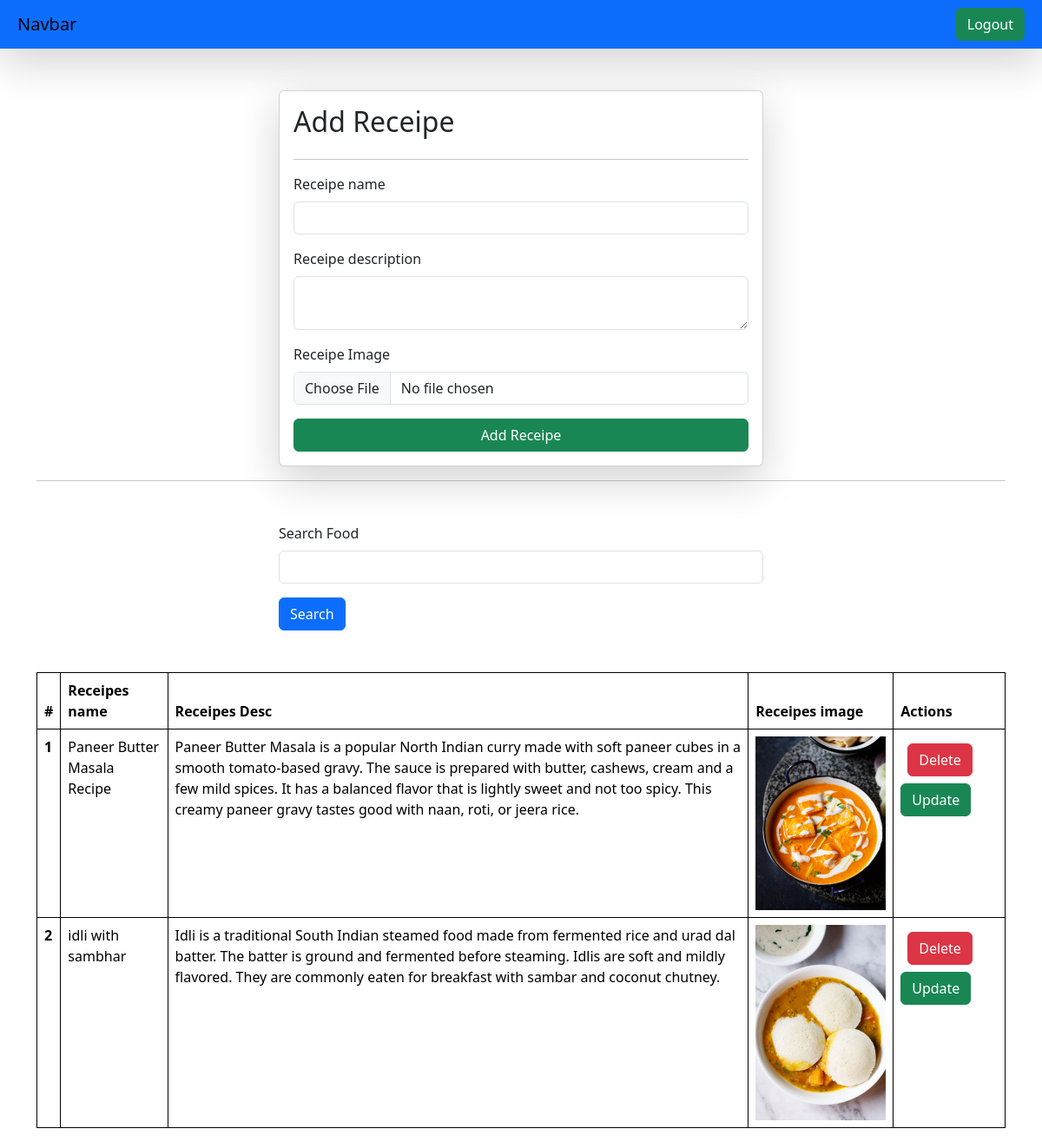
/receipes/ (signed in), run on the app's committed database.
### vege/models.py (models this page shows)
class Receipe(models.Model):
    user = models.ForeignKey(User, on_delete=models.SET_NULL, null=True, blank=True)
    receipe_name = models.CharField(max_length=100)
    receipe_description = models.TextField()
    receipe_image = models.ImageField(upload_to="receipe")
    receipe_view_count = models.IntegerField(default=1)

### vege/views.py (the view, shortened to what this page needs)
# urls.py: path('receipes/' , receipes , name = "receipes"),
@login_required(login_url='/login/')
def receipes(request):
    queryset = Receipe.objects.all()
    if request.GET.get('search'):
      search = request.GET.get('search')
      queryset =queryset.filter(receipe_name__icontains = search )
      print('Result:',queryset)
    context = {'receipes':queryset}
    return render(request, 'reciepes.html',context)

### vege/templates/reciepes.html (shortened to what this page needs)
{% extends "base.html" %}
{% block start %}
<div class="container mt-5">
    <form class="col-6 mx-auto card p-3 shadow-lg" method="post" enctype="multipart/form-data">
        <h2>Add Receipe</h2>
        <hr>
        <div class="mb-3">
            <label for="exampleInputEmail1" class="form-label">Receipe name</label>
            <input name="receipe_name" required type="text" class="form-control">
        </div>
        <div class="mb-3">
            <label for="exampleInputPassword1" class="form-label">Receipe description</label>
            <textarea name="receipe_description" class="form-control" required></textarea>
        </div>
        <div class="mb-3">
            <label for="exampleInputPassword1" class="form-label">Receipe Image</label>
            <input name="receipe_image" type="file"  class="form-control">
        </div>
        <button type="submit" class="btn btn-success">Add Receipe</button>
    </form>
    <hr>
    <div class="mt-5">
      <div class="mx-auto col-6">
        <form method="get">
          <div class="mb-3">
            <label for="exampleInputEmail1" class="form-label">Search Food</label>
            <input name="search" type="text" class="form-control">
          </div>
          <button type="submit" class="btn btn-primary">Search</button>
        </form>
      </div>
    </div>
    <table class="table mt-5">
  <thead>
    <tr>
      <th scope="col">#</th>
      <th scope="col">Receipes name</th>
      <th scope="col">Receipes Desc</th>
      <th scope="col">Receipes image</th>
      <th scope="col">Actions</th>
    </tr>
  </thead>
  <tbody>
    {% for receipe in receipes %}
    <tr>
      <th scope="row">{{forloop.counter}}</th>
      <td>{{receipe.receipe_name}}</td>
      <td>{{receipe.receipe_description}}</td>
      <td>
        <img src="/media/{{ receipe.receipe_image}}" style="width: 150px;">
      </td>
      <td>
        <a href="/delete-receipe/{{receipe.id}}/" class="btn btn-danger m-2">Delete</a>
        <a href="/update-receipe/{{receipe.id}}/" class="btn btn-success">Update</a>
      </td>
    </tr>
   {% endfor %}
  </tbody>
</table>
</div>
{% endblock %}

### home/templates/base.html (shortened to what this page needs)
<!DOCTYPE html>
<html lang="en">
<head>
    <link href="https://cdn.jsdelivr.net/npm/bootstrap@5.3.8/dist/css/bootstrap.min.css" rel="stylesheet">
</head>
<body>
     <nav class="navbar dark p-2 bg-primary shadow-lg">
  <div class="container-fluid">
    <a class="navbar-brand">Navbar</a>
    <form class="d-flex" role="search">
  {% if request.user.is_authenticated %}
      <a href="/logout/" class="btn btn-success" type="submit">Logout</a>
  {% else %}
      <a href="/login/" class="btn btn-success" type="submit">Login</a>
        {% endif %}
    </form>
  </div>
</nav>
    {% block start %}
    {% endblock %}
</body>
</html>

### home/templates/base.html (style rules this page uses)
table,th,td { border: 1px solid black; }

### data on the page
Receipe: receipe_name "Paneer Butter Masala Recipe", receipe_description "Paneer Butter Masala is a popular North Indian curry made with soft paneer cubes in a smooth tomato-based gravy. The sauce is prepared with butter, cashews, cream and a few mild spices. It has a balanced flavor that is lightly sweet and not too spicy. This creamy paneer gravy tastes good with naan, roti, or jeera rice.", receipe_image (picture)
Receipe: receipe_name "idli with sambhar", receipe_description "Idli is a traditional South Indian steamed food made from fermented rice and urad dal batter. The batter is ground and fermented before steaming. Idlis are soft and mildly flavored. They are commonly eaten for breakfast with sambar and coconut chutney.", receipe_image (picture)
